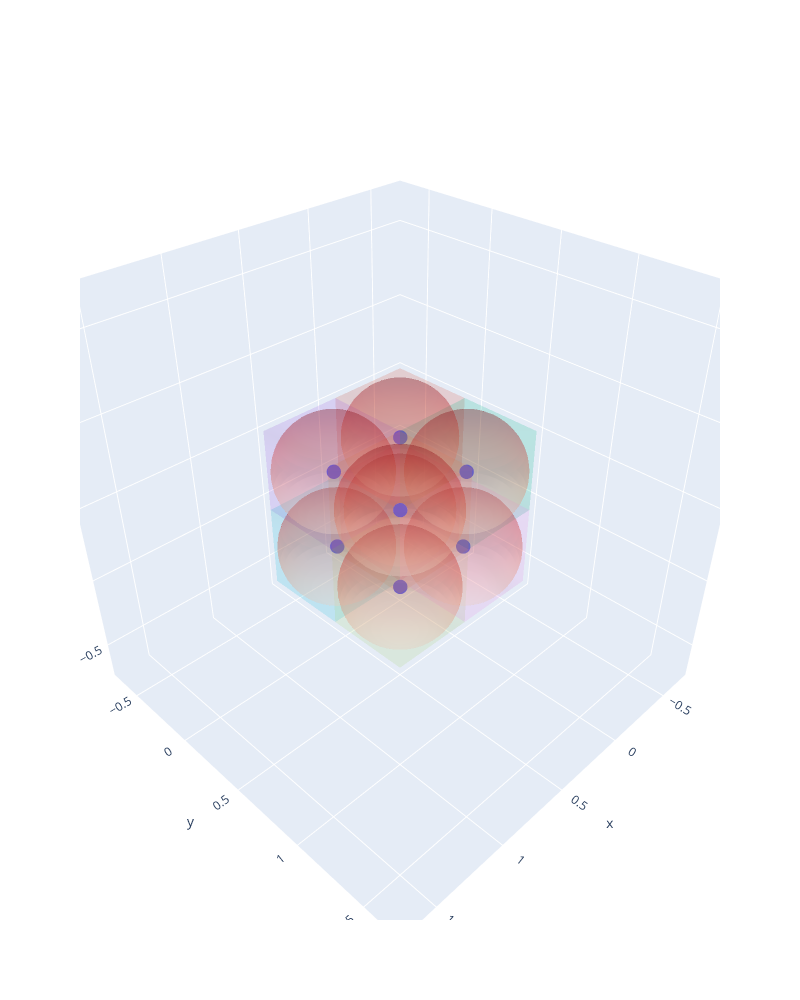

The cell this chart's notebook holds for it:
### Code cell
################ 3 DIMENSIONES
np.random.seed(2023)
importlib.reload(utilities_voronoi)

# Sample set of points (replace with your own)
num_dimensions = 3
num_points = 2
original_points = generate_meshgrid(num_dimensions, num_points)

## Generate vertices for a hypercube (n-dimensional cube) defined by the given interval
intervals = [(0,1) for i in range(num_dimensions)]
vertices = utilities_voronoi.generate_hypercube_vertices(intervals)
## Define the coordinates of the square's vertices
#square_vertices = np.array([[0, 0], [0, 1], [1, 1], [1, 0],[0,0]]) NECCESARY?

## Compute original Voronoi diagram
vor = Voronoi(original_points)

## Compute symmetric points
#all_points = add_symmetric_points(vor,vertices,intervals)

all_points, _ = utilities_voronoi.add_symmetric_points(vor,vertices,intervals)
## Compute Voronoi diagram
vor = Voronoi(all_points)

## Generate random radios for the points
## la distancia del centro a uno de los vertices es sqrt(3)*l/2 donde l es la longitud de la arista
epsilon = 1e-1
radios = np.ones(len(original_points))*(np.sqrt(num_dimensions)*0.5)/2-epsilon
## Generate a dictionary
dict_radios = dict()
for i,point in enumerate(original_points):
    dict_radios[repr(list(point))] = [radios[i],0]
## Generate random 1 or -1 as the sign
derivative_sign = np.random.choice([-1,1],len(original_points))

## Plot Voronoi diagram
utilities_voronoi.plot_finite_voronoi_3D(vor,all_points,original_points,radios,vertices,plot_symmetric_points=False)

## Check if the space is filled
space_filled,distances = utilities_voronoi.check_space_filled(vor,dict_radios,vertices)
print(space_filled)

### Figure 1 — Plotly figure (JSON) as saved in the notebook; plotly's stock layout.template omitted (floating-point values rounded to 4 significant figures; data arrays with more than 128 entries replaced by an {"elided": "..."} marker saying what was removed)
{"data": [{"marker": {"size": 5}, "mode": "markers", "type": "scatter3d", "x": [0.25, 0.25, 0.75, 0.75, 0.25, 0.25, 0.75, 0.75], "y": [0.25, 0.25, 0.25, 0.25, 0.75, 0.75, 0.75, 0.75], "z": [0.25, 0.75, 0.25, 0.75, 0.25, 0.75, 0.25, 0.75]}, {"alphahull": 0, "colorscale": [[0, "#440154"], [0.1111, "#482878"], [0.2222, "#3e4989"], [0.3333, "#31688e"], [0.4444, "#26828e"], [0.5556, "#1f9e89"], [0.6667, "#35b779"], [0.7778, "#6ece58"], [0.8889, "#b5de2b"], [1, "#fde725"]], "opacity": 0.1, "type": "mesh3d", "x": [0, 0, 0.5, 0.5, 0.5, 0.5, 0, 0], "y": [0, 0.5, 0, 0.5, 0.5, 0, 0, 0.5], "z": [1, 1, 1, 1, 0.5, 0.5, 0.5, 0.5]}, {"alphahull": 0, "colorscale": [[0, "#440154"], [0.1111, "#482878"], [0.2222, "#3e4989"], [0.3333, "#31688e"], [0.4444, "#26828e"], [0.5556, "#1f9e89"], [0.6667, "#35b779"], [0.7778, "#6ece58"], [0.8889, "#b5de2b"], [1, "#fde725"]], "opacity": 0.1, "type": "mesh3d", "x": [0, 0.5, 0.5, 0, 0, 0, 0.5, 0.5], "y": [0.5, 0.5, 0.5, 0.5, 1, 1, 1, 1], "z": [1, 1, 0.5, 0.5, 1, 0.5, 0.5, 1]}, {"alphahull": 0, "colorscale": [[0, "#440154"], [0.1111, "#482878"], [0.2222, "#3e4989"], [0.3333, "#31688e"], [0.4444, "#26828e"], [0.5556, "#1f9e89"], [0.6667, "#35b779"], [0.7778, "#6ece58"], [0.8889, "#b5de2b"], [1, "#fde725"]], "opacity": 0.1, "type": "mesh3d", "x": [1, 0.5, 0.5, 1, 0.5, 0.5, 1, 1], "y": [0, 0, 0.5, 0.5, 0.5, 0, 0, 0.5], "z": [1, 1, 1, 1, 0.5, 0.5, 0.5, 0.5]}, {"alphahull": 0, "colorscale": [[0, "#440154"], [0.1111, "#482878"], [0.2222, "#3e4989"], [0.3333, "#31688e"], [0.4444, "#26828e"], [0.5556, "#1f9e89"], [0.6667, "#35b779"], [0.7778, "#6ece58"], [0.8889, "#b5de2b"], [1, "#fde725"]], "opacity": 0.1, "type": "mesh3d", "x": [0.5, 1, 0.5, 1, 0.5, 0.5, 1, 1], "y": [0.5, 0.5, 0.5, 1, 1, 1, 0.5, 1], "z": [1, 1, 0.5, 1, 0.5, 1, 0.5, 0.5]}, {"alphahull": 0, "colorscale": [[0, "#440154"], [0.1111, "#482878"], [0.2222, "#3e4989"], [0.3333, "#31688e"], [0.4444, "#26828e"], [0.5556, "#1f9e89"], [0.6667, "#35b779"], [0.7778, "#6ece58"], [0.8889, "#b5de2b"], [1, "#fde725"]], "opacity": 0.1, "type": "mesh3d", "x": [0.5, 0.5, 1, 1, 1, 0.5, 1, 0.5], "y": [0.5, 0, 0, 0.5, 0, 0, 0.5, 0.5], "z": [0.5, 0.5, 0.5, 0.5, 0, 0, 0, 0]}, {"alphahull": 0, "colorscale": [[0, "#440154"], [0.1111, "#482878"], [0.2222, "#3e4989"], [0.3333, "#31688e"], [0.4444, "#26828e"], [0.5556, "#1f9e89"], [0.6667, "#35b779"], [0.7778, "#6ece58"], [0.8889, "#b5de2b"], [1, "#fde725"]], "opacity": 0.1, "type": "mesh3d", "x": [0.5, 0.5, 0, 0, 0, 0, 0.5, 0.5], "y": [0.5, 0, 0, 0, 0.5, 0.5, 0, 0.5], "z": [0.5, 0.5, 0, 0.5, 0.5, 0, 0, 0]}, {"alphahull": 0, "colorscale": [[0, "#440154"], [0.1111, "#482878"], [0.2222, "#3e4989"], [0.3333, "#31688e"], [0.4444, "#26828e"], [0.5556, "#1f9e89"], [0.6667, "#35b779"], [0.7778, "#6ece58"], [0.8889, "#b5de2b"], [1, "#fde725"]], "opacity": 0.1, "type": "mesh3d", "x": [0.5, 0.5, 0.5, 1, 1, 1, 1, 0.5], "y": [0.5, 1, 1, 1, 0.5, 1, 0.5, 0.5], "z": [0.5, 0, 0.5, 0, 0.5, 0.5, 0, 0]}, {"alphahull": 0, "colorscale": [[0, "#440154"], [0.1111, "#482878"], [0.2222, "#3e4989"], [0.3333, "#31688e"], [0.4444, "#26828e"], [0.5556, "#1f9e89"], [0.6667, "#35b779"], [0.7778, "#6ece58"], [0.8889, "#b5de2b"], [1, "#fde725"]], "opacity": 0.1, "type": "mesh3d", "x": [0, 0.5, 0, 0, 0, 0.5, 0.5, 0.5], "y": [1, 0.5, 0.5, 0.5, 1, 1, 1, 0.5], "z": [0, 0.5, 0.5, 0, 0.5, 0, 0.5, 0]}, {"colorscale": [[0, "rgb(255,245,240)"], [0.125, "rgb(254,224,210)"], [0.25, "rgb(252,187,161)"], [0.375, "rgb(252,146,114)"], [0.5, "rgb(251,106,74)"], [0.625, "rgb(239,59,44)"], [0.75, "rgb(203,24,29)"], [0.875, "rgb(165,15,21)"], [1, "rgb(103,0,13)"]], "opacity": 0.2, "showscale": false, "type": "surface", "x": {"elided": "40x20 float values"}, "y": {"elided": "40x20 float values"}, "z": {"elided": "40x20 float values"}}, {"colorscale": [[0, "rgb(255,245,240)"], [0.125, "rgb(254,224,210)"], [0.25, "rgb(252,187,161)"], [0.375, "rgb(252,146,114)"], [0.5, "rgb(251,106,74)"], [0.625, "rgb(239,59,44)"], [0.75, "rgb(203,24,29)"], [0.875, "rgb(165,15,21)"], [1, "rgb(103,0,13)"]], "opacity": 0.2, "showscale": false, "type": "surface", "x": {"elided": "40x20 float values"}, "y": {"elided": "40x20 float values"}, "z": {"elided": "40x20 float values"}}, {"colorscale": [[0, "rgb(255,245,240)"], [0.125, "rgb(254,224,210)"], [0.25, "rgb(252,187,161)"], [0.375, "rgb(252,146,114)"], [0.5, "rgb(251,106,74)"], [0.625, "rgb(239,59,44)"], [0.75, "rgb(203,24,29)"], [0.875, "rgb(165,15,21)"], [1, "rgb(103,0,13)"]], "opacity": 0.2, "showscale": false, "type": "surface", "x": {"elided": "40x20 float values"}, "y": {"elided": "40x20 float values"}, "z": {"elided": "40x20 float values"}}, {"colorscale": [[0, "rgb(255,245,240)"], [0.125, "rgb(254,224,210)"], [0.25, "rgb(252,187,161)"], [0.375, "rgb(252,146,114)"], [0.5, "rgb(251,106,74)"], [0.625, "rgb(239,59,44)"], [0.75, "rgb(203,24,29)"], [0.875, "rgb(165,15,21)"], [1, "rgb(103,0,13)"]], "opacity": 0.2, "showscale": false, "type": "surface", "x": {"elided": "40x20 float values"}, "y": {"elided": "40x20 float values"}, "z": {"elided": "40x20 float values"}}, {"colorscale": [[0, "rgb(255,245,240)"], [0.125, "rgb(254,224,210)"], [0.25, "rgb(252,187,161)"], [0.375, "rgb(252,146,114)"], [0.5, "rgb(251,106,74)"], [0.625, "rgb(239,59,44)"], [0.75, "rgb(203,24,29)"], [0.875, "rgb(165,15,21)"], [1, "rgb(103,0,13)"]], "opacity": 0.2, "showscale": false, "type": "surface", "x": {"elided": "40x20 float values"}, "y": {"elided": "40x20 float values"}, "z": {"elided": "40x20 float values"}}, {"colorscale": [[0, "rgb(255,245,240)"], [0.125, "rgb(254,224,210)"], [0.25, "rgb(252,187,161)"], [0.375, "rgb(252,146,114)"], [0.5, "rgb(251,106,74)"], [0.625, "rgb(239,59,44)"], [0.75, "rgb(203,24,29)"], [0.875, "rgb(165,15,21)"], [1, "rgb(103,0,13)"]], "opacity": 0.2, "showscale": false, "type": "surface", "x": {"elided": "40x20 float values"}, "y": {"elided": "40x20 float values"}, "z": {"elided": "40x20 float values"}}, {"colorscale": [[0, "rgb(255,245,240)"], [0.125, "rgb(254,224,210)"], [0.25, "rgb(252,187,161)"], [0.375, "rgb(252,146,114)"], [0.5, "rgb(251,106,74)"], [0.625, "rgb(239,59,44)"], [0.75, "rgb(203,24,29)"], [0.875, "rgb(165,15,21)"], [1, "rgb(103,0,13)"]], "opacity": 0.2, "showscale": false, "type": "surface", "x": {"elided": "40x20 float values"}, "y": {"elided": "40x20 float values"}, "z": {"elided": "40x20 float values"}}, {"colorscale": [[0, "rgb(255,245,240)"], [0.125, "rgb(254,224,210)"], [0.25, "rgb(252,187,161)"], [0.375, "rgb(252,146,114)"], [0.5, "rgb(251,106,74)"], [0.625, "rgb(239,59,44)"], [0.75, "rgb(203,24,29)"], [0.875, "rgb(165,15,21)"], [1, "rgb(103,0,13)"]], "opacity": 0.2, "showscale": false, "type": "surface", "x": {"elided": "40x20 float values"}, "y": {"elided": "40x20 float values"}, "z": {"elided": "40x20 float values"}}], "layout": {"height": 1000, "scene": {"aspectmode": "cube", "xaxis": {"range": [-0.75, 1.75]}, "yaxis": {"range": [-0.75, 1.75]}, "zaxis": {"range": [-0.75, 1.75]}}, "width": 800}}
